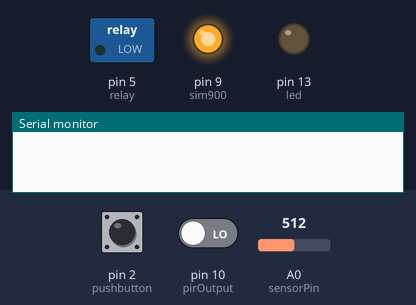
Recording of a sketch running on a simulated Arduino Uno, built with avr-gcc and run on an emulated ATmega328P. Parts: switched loads named in the sketch (green lamp = pin HIGH), output pins drawn as LEDs (lit = HIGH), the last lines printed to the serial monitor. The test bench sets the inputs (shaded band); at power-on: pin 2 (pushbutton) LOW, pin 10 (pirOutput) LOW, A0 (sensorPin) = 512. The modem accepts every AT command (registered, SIM ready, sends succeed) and sends nothing else.

Above: at 0.1 s.
At 1.1 s:
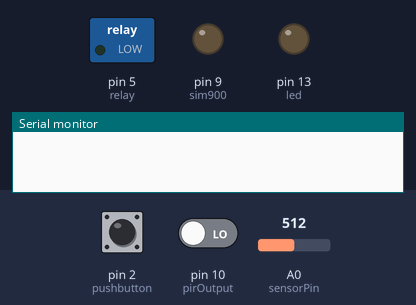
At 6.1 s:
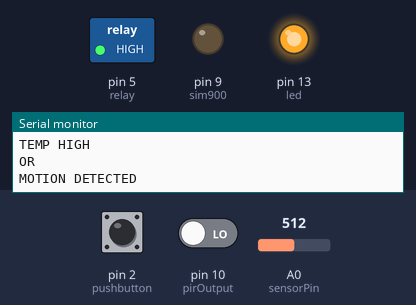
Timing chart, 0 to 7.6 s (numbered marks = the images above):
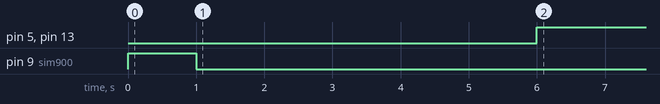

Measured:
- by itself, pin 5 (relay), pin 13 (led): LOW → HIGH at 6.0 s

The sketch:

PIRTEMPALARMdialertestedok.ino
```cpp
#include <SoftwareSerial.h>

//Create software serial object to communicate with SIM900
SoftwareSerial mySerial(7, 8); //SIM900 Tx & Rx is connected to Arduino #7 & #8
#define sensorPin  A0
int sim900=9;
int pirOutput=10;
int pushbutton=2;
int led=13;
int relay=5;
void setup()
{
  Serial.begin(9600);
  mySerial.begin(9600);
  pinMode(sim900,OUTPUT);
  pinMode(pirOutput,INPUT);
  pinMode(pushbutton,INPUT);
  pinMode(led,OUTPUT);
  pinMode(relay,OUTPUT);
  digitalWrite(sim900,HIGH);
  delay(1000);
  digitalWrite(sim900,LOW);
  delay(5000);
  digitalWrite(pirOutput,LOW);
  digitalWrite(led,LOW);
  digitalWrite(relay,LOW);

}

void loop()
{
  int reading = analogRead(sensorPin);
  float voltage = reading * 5.0;
  voltage /= 1024.0;
  float temperatureC = (voltage - 0.5) * 100 ;
  float temperatureF = (temperatureC * 9.0 / 5.0) + 32.0;
  if(digitalRead(pirOutput)==HIGH||digitalRead(pushbutton)==HIGH||(temperatureF >= 75))
  {
    digitalWrite(led,HIGH);
    digitalWrite(relay,HIGH);
    Serial.println("PUSHBUTTON PRESSED");
    Serial.println("OR");
    Serial.println("TEMP HIGH");
    Serial.println("OR");
    Serial.println("MOTION DETECTED");
    delay(10000);
    Serial.println("DIALING TO MOBILE NUMBER");
    mySerial.println("ATD++971557407961;");
    delay(50000);
    }
    else
    {
    digitalWrite(led,LOW);
    digitalWrite(relay,LOW);
    Serial.println("ATH");
    delay(1000);
    }
}
```
